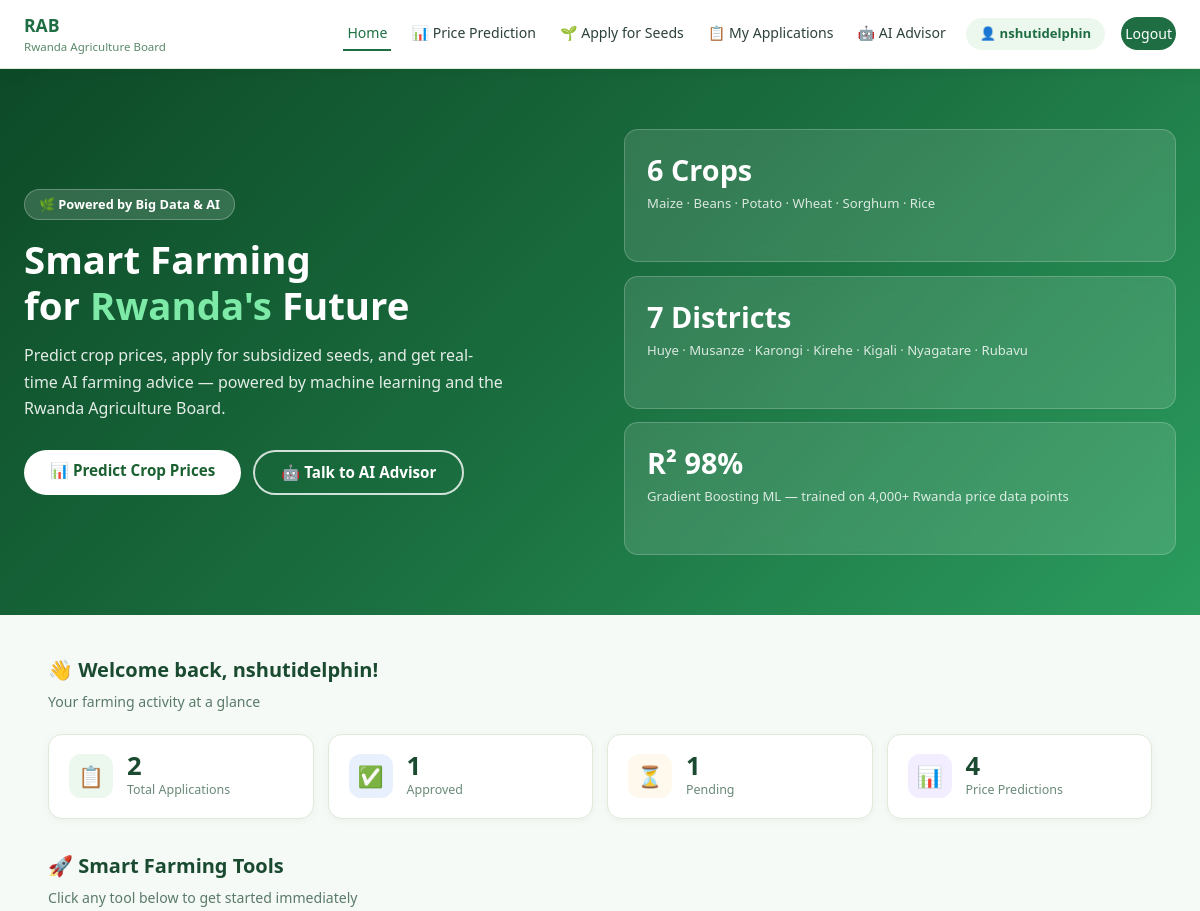
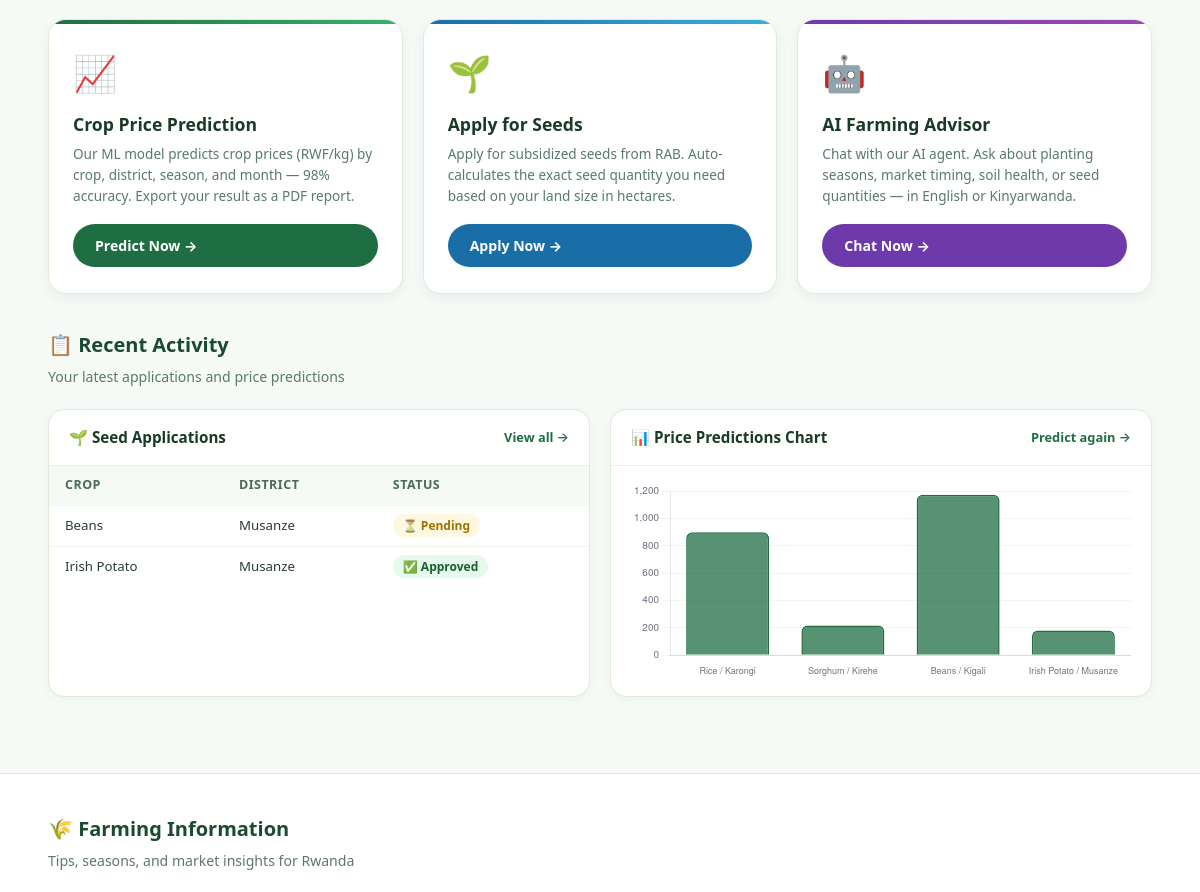
The page / (signed in, upper part) on the database as committed earlier (2 pictures, top to bottom).
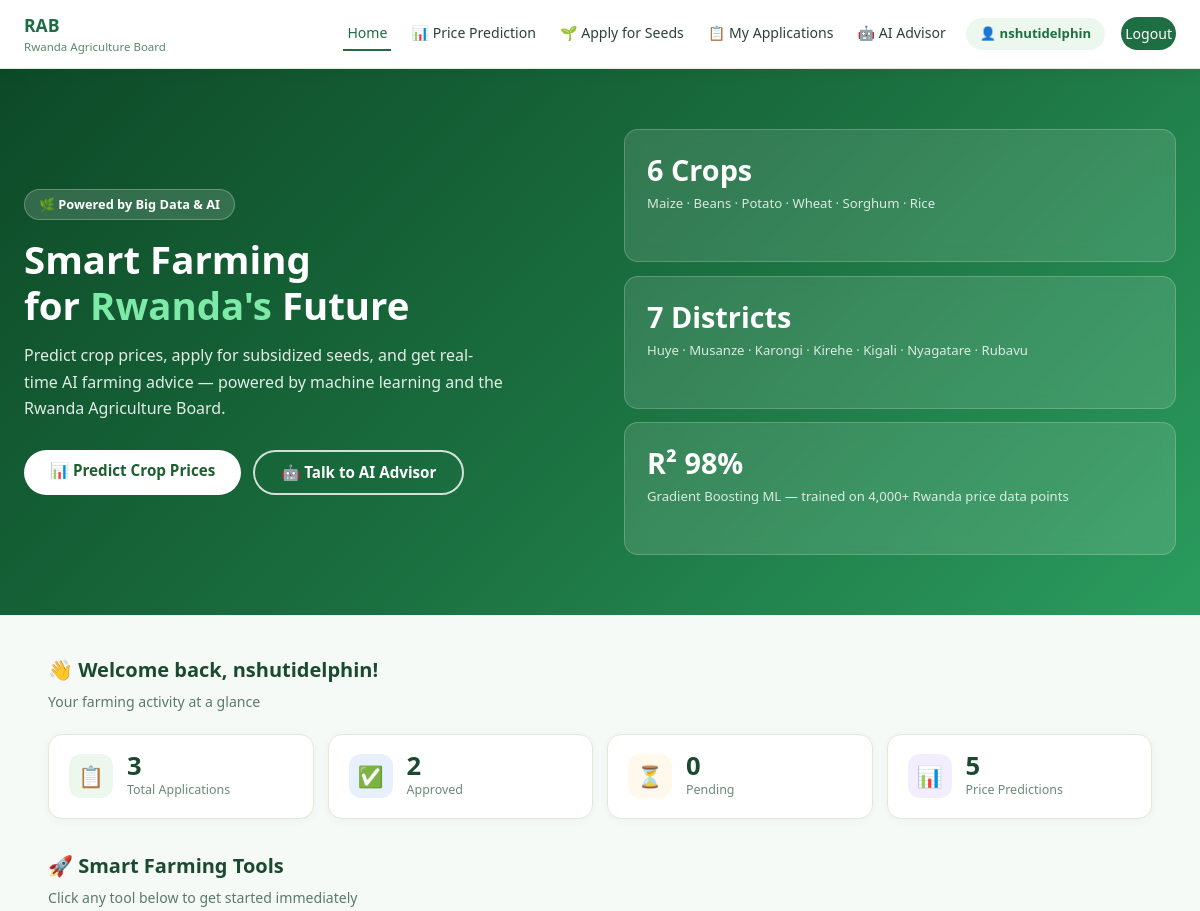
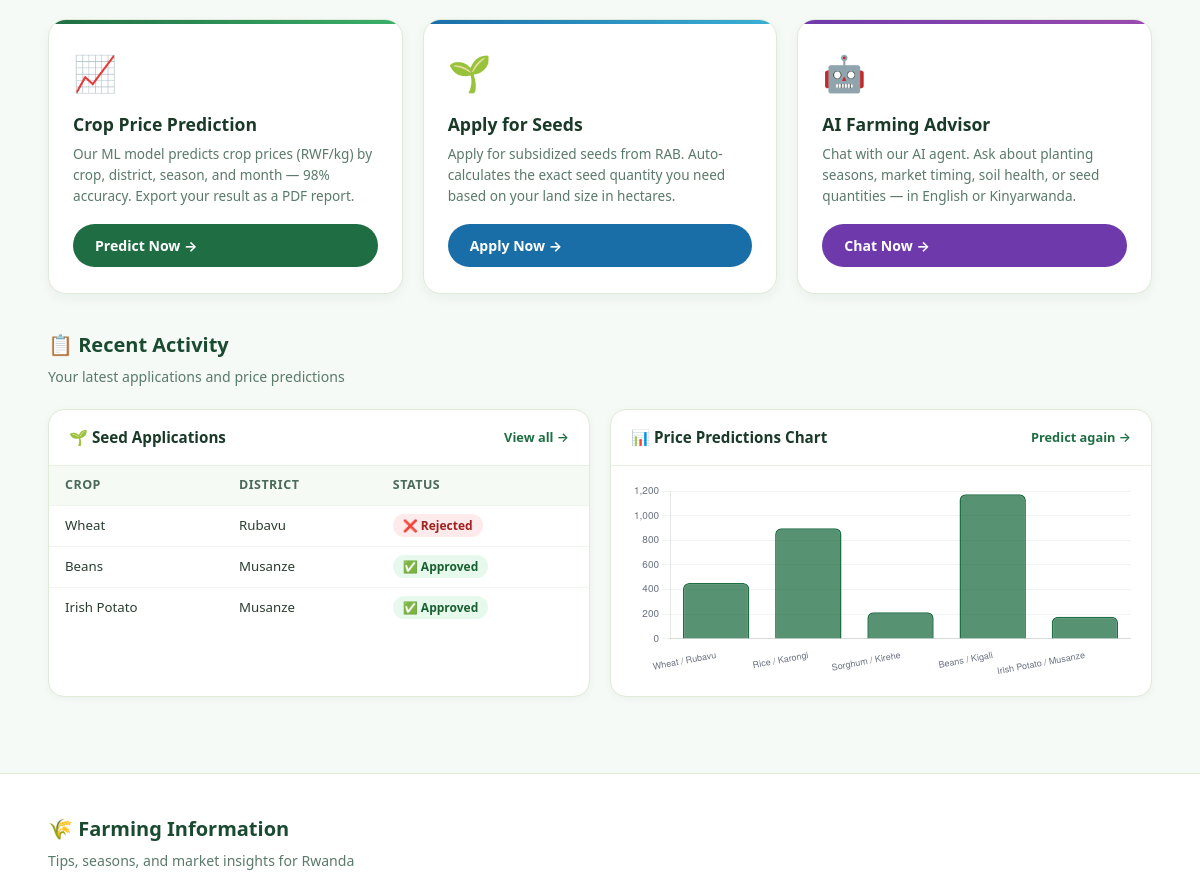
The same page on the database as committed later (2 pictures, top to bottom).
### predictor/models.py (models this page shows, shortened)
class SeedApplication(models.Model):
    STATUS_CHOICES = [
        ('pending',  '⏳ Pending'),
        ('approved', '✅ Approved'),
        ('rejected', '❌ Rejected'),
    ]
    SEED_CHOICES = [
        ('Maize', 'Maize'),
        ('Beans', 'Beans'),
        ('Irish Potato', 'Irish Potato'),
        ('Wheat', 'Wheat'),
        ('Sorghum', 'Sorghum'),
        ('Rice', 'Rice'),
    ]
    DISTRICT_CHOICES = [
        ('Huye', 'Huye'),
        ('Musanze', 'Musanze'),
        ('Karongi', 'Karongi'),
        ('Kirehe', 'Kirehe'),
        ('Kigali', 'Kigali'),
        ('Nyagatare', 'Nyagatare'),
        ('Rubavu', 'Rubavu'),
    ]
    user        = models.ForeignKey(User, on_delete=models.CASCADE, related_name='applications')
    full_name   = models.CharField(max_length=200)
    national_id = models.CharField(max_length=50)
    district    = models.CharField(max_length=100, choices=DISTRICT_CHOICES)
    seed_type   = models.CharField(max_length=100, choices=SEED_CHOICES)
    land_size   = models.FloatField(help_text="In hectares")
    notes       = models.TextField(blank=True)
    status      = models.CharField(max_length=20, choices=STATUS_CHOICES, default='pending')
    created_at  = models.DateTimeField(auto_now_add=True)
    class Meta:
        ordering = ['-created_at']

### predictor/views.py (the view)
# urls.py: path('', views.home, name='home'),
@login_required
def home(request):
    user_apps    = SeedApplication.objects.filter(user=request.user)
    user_preds   = PricePrediction.objects.filter(user=request.user)
    latest_apps  = user_apps[:3]
    latest_preds = user_preds[:5]
    stats = {
        'total_apps':    user_apps.count(),
        'approved_apps': user_apps.filter(status='approved').count(),
        'pending_apps':  user_apps.filter(status='pending').count(),
        'total_preds':   user_preds.count(),
    }
    chart_labels = json.dumps([f"{p.crop} / {p.district}" for p in latest_preds])
    chart_values = json.dumps([float(p.predicted_price) for p in latest_preds])
    return render(request, 'home.html', {
        'stats':        stats,
        'latest_apps':  latest_apps,
        'latest_preds': latest_preds,
        'chart_labels': chart_labels,
        'chart_values': chart_values,
    })

### predictor/templates/home.html (shortened to what the changed rows need)
<!DOCTYPE html>
<html lang="en">
<head>
</head>
<body>
<section class="hero">
  <div class="hero-inner">
    <div>
      <h1>Smart Farming<br>for <span>Rwanda's</span> Future</h1>
    </div>
  </div>
</section>
<section class="dashboard">
  <div class="container">
    <div class="stats-bar">
      <div class="sbar-card"><div class="sbar-icon green">📋</div><div><div class="sbar-num">{{ stats.total_apps }}</div><div class="sbar-label">Total Applications</div></div></div>
      <div class="sbar-card"><div class="sbar-icon blue">✅</div><div><div class="sbar-num">{{ stats.approved_apps }}</div><div class="sbar-label">Approved</div></div></div>
      <div class="sbar-card"><div class="sbar-icon yellow">⏳</div><div><div class="sbar-num">{{ stats.pending_apps }}</div><div class="sbar-label">Pending</div></div></div>
      <div class="sbar-card"><div class="sbar-icon purple">📊</div><div><div class="sbar-num">{{ stats.total_preds }}</div><div class="sbar-label">Price Predictions</div></div></div>
    </div>
    <div class="two-col">
      <div class="card">
        <table>
          <thead><tr><th>Crop</th><th>District</th><th>Status</th></tr></thead>
          <tbody>
            {% for app in latest_apps %}
            <tr>
              <td>{{ app.seed_type }}</td>
              <td>{{ app.district }}</td>
              <td><span class="badge badge-{{ app.status }}">{{ app.get_status_display }}</span></td>
            </tr>
            {% empty %}
            <tr class="empty-row"><td colspan="3">No applications yet. <a href="/apply-seed/" style="color:#1f6e43">Apply now →</a></td></tr>
            {% endfor %}
          </tbody>
        </table>
      </div>
      <div class="card">
        {% if latest_preds %}
        <div class="chart-container">
          <canvas id="predChart"></canvas>
        </div>
        {% else %}
        <div class="chart-empty">
          <span style="font-size:2rem">📊</span>
          No predictions yet.
          <a href="/predict/" style="color:#1f6e43;font-weight:600;font-style:normal">Make your first prediction →</a>
        </div>
        {% endif %}
      </div>
    </div>
  </div>
</section>
{% if latest_preds %}
<script>
const labels = {{ chart_labels|safe }};
const values = {{ chart_values|safe }};
new Chart(document.getElementById('predChart').getContext('2d'), {
  type: 'bar',
  data: {
    labels: labels,
    datasets: [{
      label: 'RWF/kg',
      data: values,
      backgroundColor: 'rgba(31,110,67,0.75)',
      borderColor: '#1f6e43',
      borderWidth: 1.5,
      borderRadius: 6,
    }]
  },
  options: {
    responsive: true, maintainAspectRatio: false,
    plugins: { legend: { display: false }, tooltip: { callbacks: { label: c => c.parsed.y.toLocaleString() + ' RWF/kg' } } },
    scales: {
      y: { beginAtZero: false, grid: { color: '#f0f5f0' }, ticks: { callback: v => v.toLocaleString(), font: { size: 10 }, color: '#6b7280' } },
      x: { grid: { display: false }, ticks: { font: { size: 9 }, color: '#6b7280', maxRotation: 25 } }
    }
  }
});
</script>
{% endif %}
</body>
</html>

Rows that differ between the two databases and show on the page:
added SeedApplication: seed_type "Wheat", district "Rubavu", status "❌ Rejected"
changed SeedApplication "Beans": status "⏳ Pending" → "✅ Approved"
Other text that changed with them:
{{ stats.total_apps }}: "2" → "3"
{{ stats.approved_apps }}: "1" → "2"
{{ stats.pending_apps }}: "1" → "0"
{{ stats.total_preds }}: "4" → "5"
chart data {{ chart_values|safe }}: [898.0, 217.0, 1173.0, 180.0] → [454.0, 898.0, 217.0, 1173.0, 180.0]
